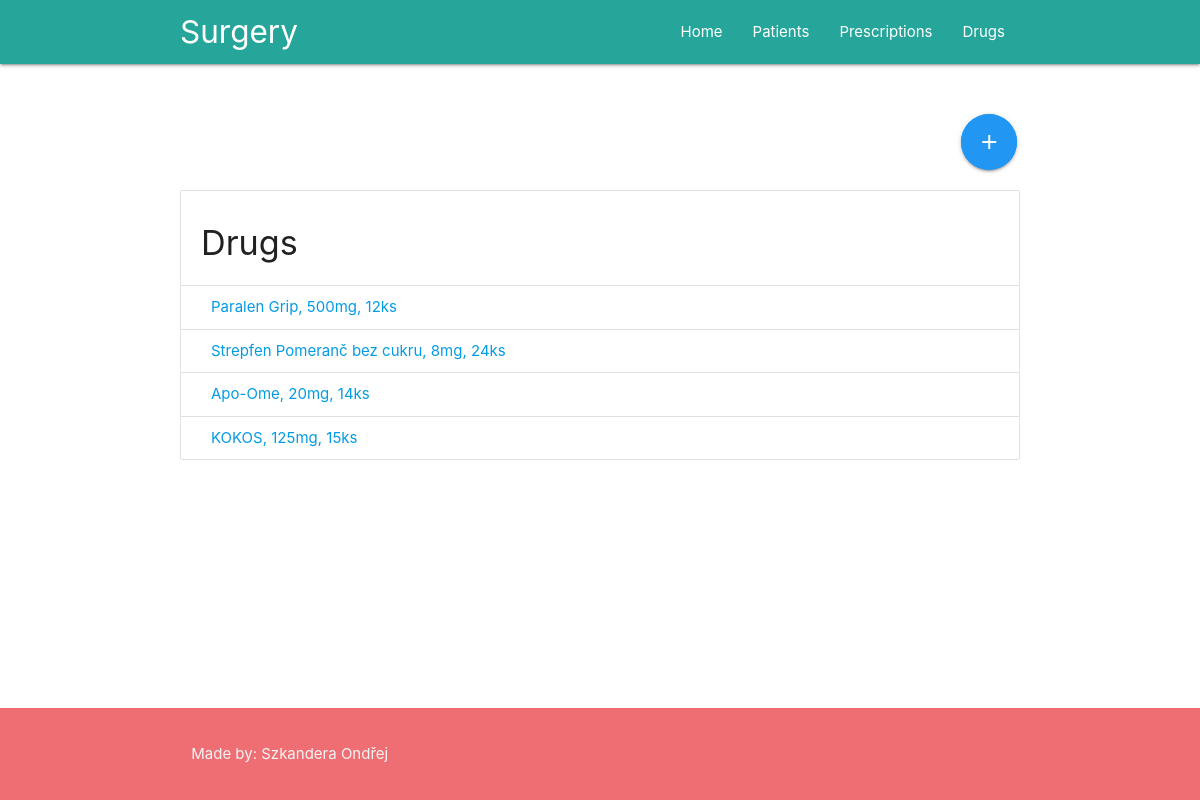
The page /drugs on the database as committed earlier.
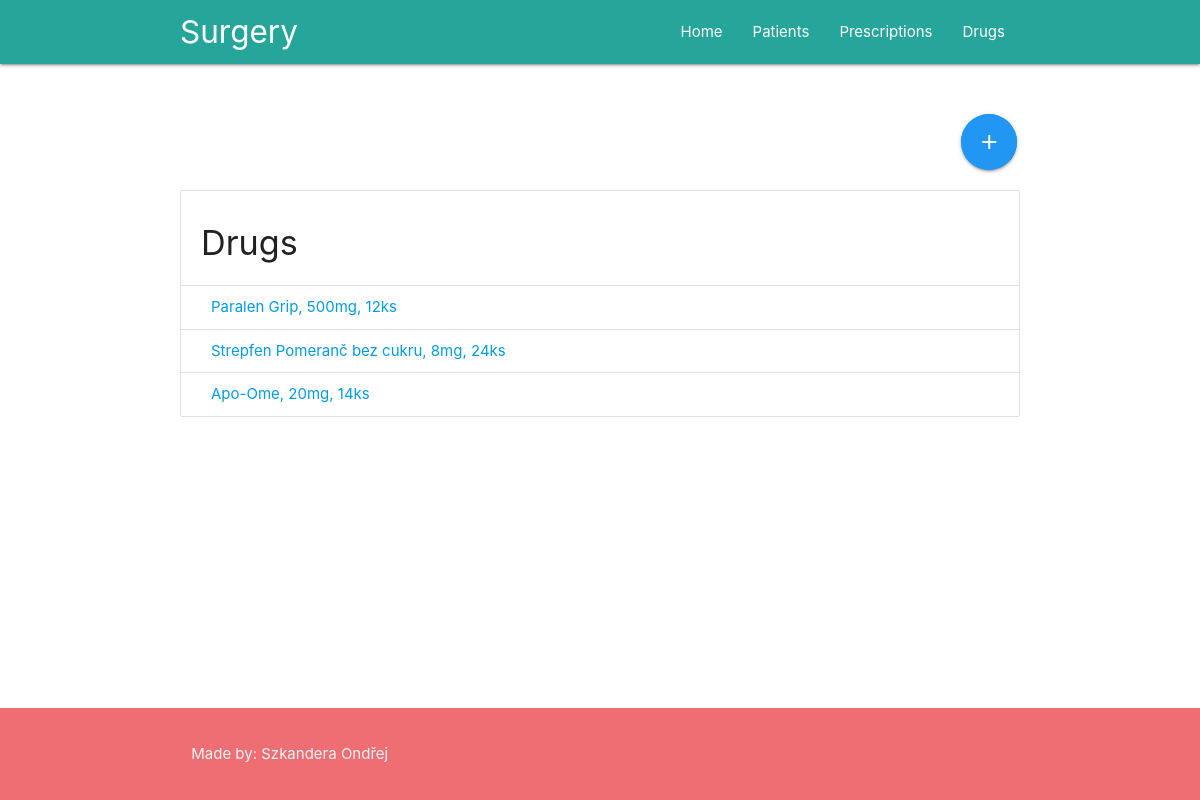
The same page on the database as committed later.
### Office/models.py (models this page shows)
class Drug(models.Model):
    name = models.CharField(max_length=100)
    number_of_pills = models.IntegerField()
    description = models.TextField(null=True)
    gram = models.IntegerField()
    picture = models.ImageField(null=True, blank=True, upload_to='pictures/%Y/%m/%d/')
    def __str__(self):
        return '{}, {}mg, {}ks'.format(self.name, self.gram, self.number_of_pills)

### Office/views.py (the view)
# urls.py: path('drugs', views.drugs, name='drugs'),
def drugs(request):
    context = {
        'drugs': models.Drug.objects.all()
    }
    return render(request, 'Office/drugs.html', context)

### Office/templates/Office/drugs.html
{% extends 'Office/layout.html' %}
{% block content %}
    <div class="row">
        <div class="col s1 offset-s11">
            <a class="btn-floating btn-large waves-effect waves-light blue pulse"
               href="{% url 'add_drug' %}"><i class="material-icons">add</i></a>
        </div>
    </div>
    <ul class="collection with-header">
        <li class="collection-header"><h4>Drugs</h4></li>
        {% for drug in drugs %}
                <li class="collection-item">
                    <a href="{% url 'drug_detail' drug.id %}">{{ drug }}</a>
                </li>
        {% endfor %}
    </ul>
{% endblock %}

Rows that differ between the two databases and show on the page:
removed Drug: name+gram+number_of_pills "KOKOS, 125mg, 15ks"
